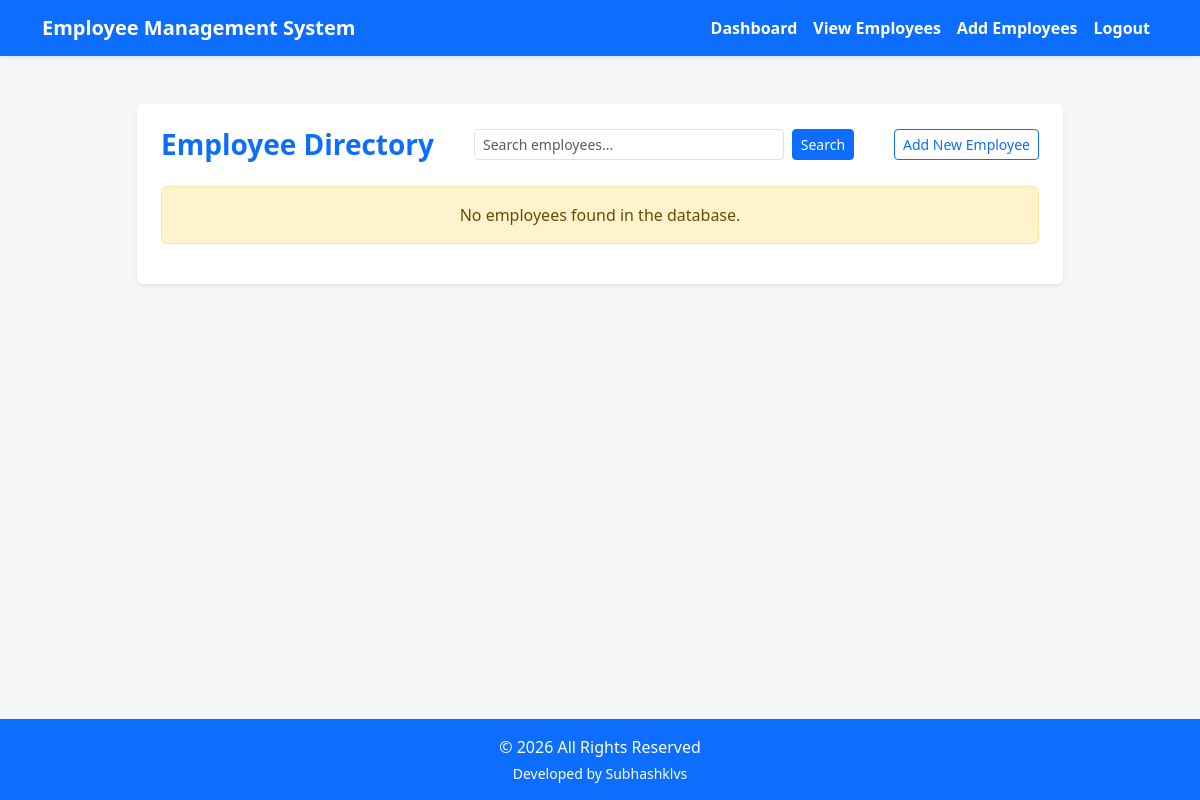
The app's page /view (signed in), older data.
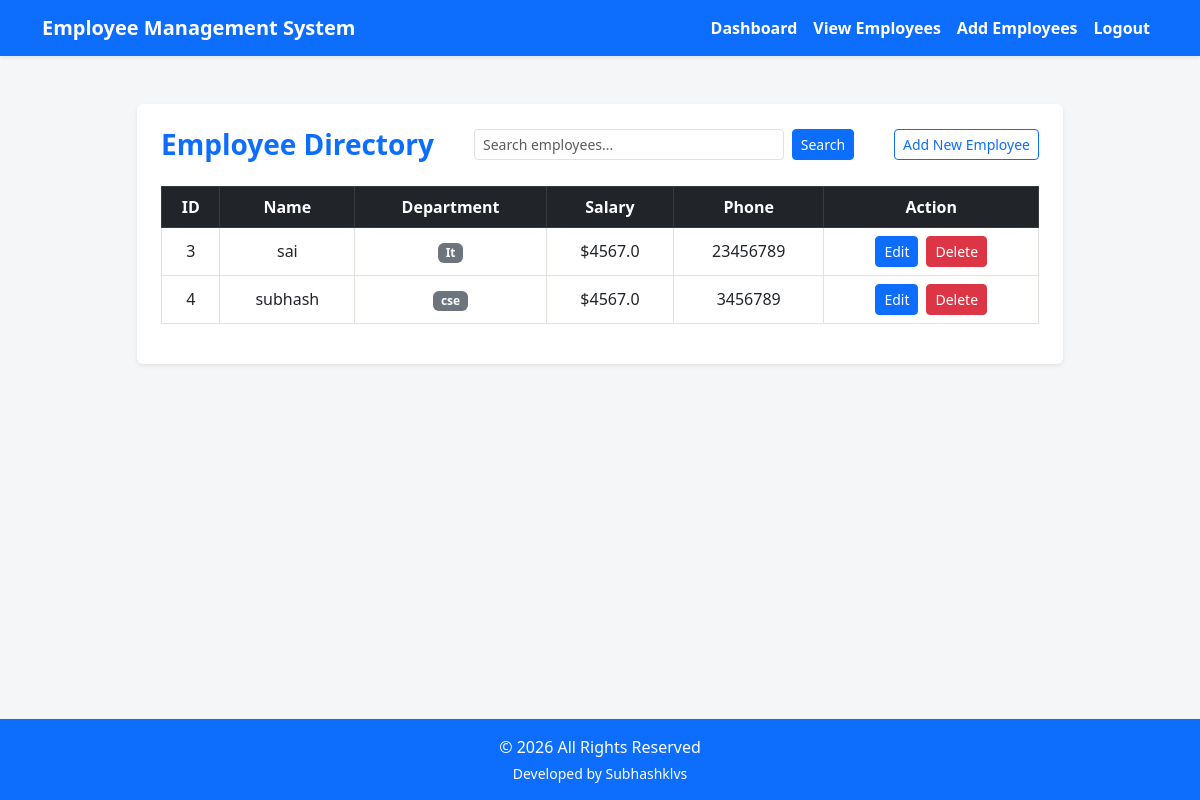
The same page, newer data.
### tables this page shows
CREATE TABLE employee (
                eid     INTEGER PRIMARY KEY AUTOINCREMENT,
                ename   TEXT    NOT NULL,
                edept   TEXT    NOT NULL,
                esalary REAL    NOT NULL,
                ephone  TEXT    NOT NULL
            );

### app.py (the view)
@app.route("/view")
def view():
    if "admin" not in session:
        return redirect("/")
    search_query = request.args.get("q", "")
    with get_db() as conn:
        if search_query:
            data = conn.execute(
                "SELECT * FROM employee WHERE ename LIKE ? OR edept LIKE ? OR ephone LIKE ?",
                (f"%{search_query}%", f"%{search_query}%", f"%{search_query}%")
            ).fetchall()
        else:
            data = conn.execute("SELECT * FROM employee").fetchall()
    employees = [tuple(row) for row in data]
    return render_template("view_employee.html", employees=employees)

### app.py (called while the page is built)
def get_db():
    conn = sqlite3.connect(DATABASE)
    conn.row_factory = sqlite3.Row
    return conn

### templates/view_employee.html (shortened to what this page needs)
{% extends "base.html" %}
{% block content %}
<div class="row justify-content-center mt-4">
    <div class="col-md-11 col-lg-10">
        <div class="card shadow-sm border-0">
            <div class="card-body p-4">
                <div class="d-flex flex-wrap justify-content-between align-items-center mb-4 gap-3">
                    <h3 class="card-title fw-bold text-primary m-0">Employee Directory</h3>
                    <form action="/view" method="get" class="d-flex flex-grow-1 mx-md-4" style="max-width: 400px;">
                        <input type="search" name="q" class="form-control form-control-sm me-2" placeholder="Search employees..." value="{{ request.args.get('q', '') }}">
                        <button type="submit" class="btn btn-primary btn-sm">Search</button>
                    </form>
                    <a href="/add" class="btn btn-outline-primary btn-sm">Add New Employee</a>
                </div>
                {% if employees %}
                <div class="table-responsive">
                    <table class="table table-bordered table-hover align-middle text-center">
                        <thead class="table-dark">
                            <tr>
                                <th>ID</th>
                                <th>Name</th>
                                <th>Department</th>
                                <th>Salary</th>
                                <th>Phone</th>
                                <th>Action</th>
                            </tr>
                        </thead>
                        <tbody>
                            {% for e in employees %}
                            <tr>
                                <td>{{ e[0] }}</td>
                                <td>{{ e[1] }}</td>
                                <td><span class="badge bg-secondary">{{ e[2] }}</span></td>
                                <td>${{ e[3] }}</td>
                                <td>{{ e[4] }}</td>
                                <td>
                                    <div class="d-flex justify-content-center gap-2">
                                        <a href="/edit/{{ e[0] }}" class="btn btn-primary btn-sm">Edit</a>
                                        <form action="/delete/{{ e[0] }}" method="post" class="m-0" onsubmit="return confirm('Are you sure you want to delete this employee?');">
                                            <button type="submit" class="btn btn-danger btn-sm">Delete</button>
                                        </form>
                                    </div>
                                </td>
                            </tr>
                            {% endfor %}
                        </tbody>
                    </table>
                </div>
                {% else %}
                <div class="alert alert-warning text-center" role="alert">
                    No employees found in the database.
                </div>
                {% endif %}
            </div>
        </div>
    </div>
</div>
{% endblock %}

### templates/base.html (shortened to what this page needs)
<!DOCTYPE html>
<html lang="en">
<head>
    <link href="https://cdn.jsdelivr.net/npm/bootstrap@5.3.0/dist/css/bootstrap.min.css" rel="stylesheet">
    <link rel="stylesheet" href="https://cdn.jsdelivr.net/npm/bootstrap-icons@1.11.1/font/bootstrap-icons.css">
</head>
<body>
<nav class="navbar navbar-expand-lg navbar-dark bg-primary shadow-sm">
    <div class="container">
        <a class="navbar-brand fw-bold" href="#">Employee Management System</a>
        <div class="collapse navbar-collapse" id="navbarNav">
            <ul class="navbar-nav ms-auto">
                {% if session.get("admin") %}
                    <li class="nav-item"><a class="nav-link text-white fw-semibold" href="/dashboard">Dashboard</a></li>
                    <li class="nav-item"><a class="nav-link text-white fw-semibold" href="/view">View Employees</a></li>
                    <li class="nav-item"><a class="nav-link text-white fw-semibold" href="/add">Add Employees</a></li>
                    <li class="nav-item"><a class="nav-link text-white fw-semibold" href="/logout">Logout</a></li>
                {% endif %}
            </ul>
        </div>
    </div>
</nav>
<main class="container mt-4 mb-5">
    {% block content %}{% endblock %}
</main>
<footer class="bg-primary text-white text-center py-3 mt-auto shadow-sm">
    <div class="container">
        <p class="mb-1">&copy; 2026 All Rights Reserved</p>
        <p class="mb-0 small">Developed by Subhashklvs</p>
    </div>
</footer>
</body>
</html>

### templates/base.html (style rules this page uses)
body { background-color: #f4f6f7; display: flex; flex-direction: column; min-height: 100vh; }
main { flex: 1; }

Row changes from the older to the newer data that the page shows:
added employee: eid "3", ename "sai", edept "It", esalary "4567.0", ephone "23456789"
added employee: eid "4", ename "subhash", edept "cse", esalary "4567.0", ephone "3456789"
Text that changed along with them:
text no longer shown: "No employees found in the database."
text now shown: "ID Name Department Salary Phone Action"
